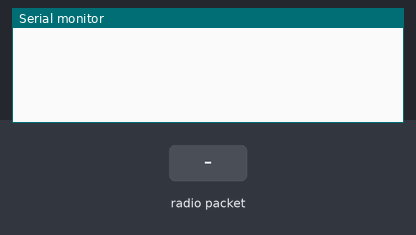
Simulated run of this sketch. Board: ESP32. Parts: the last lines printed to the serial monitor. The test bench sets the inputs (shaded band). No radio packets arrive unless stated.

Above: at 1.2 s.
1.3 s: radio packet "1" arrives
At 1.7 s:
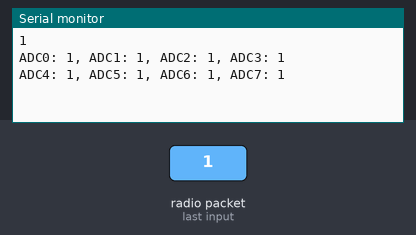
2.8 s: radio packet "0" arrives
At 4.0 s:
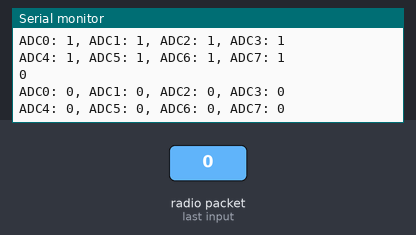
4.3 s: radio packet "2" arrives
At 5.2 s:
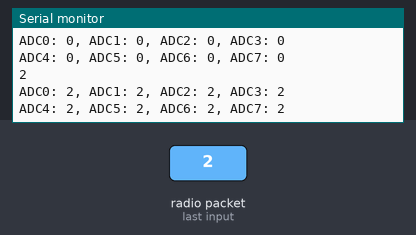
Timing chart, 0 to 7.3 s (numbered marks = the images above; inputs shaded):
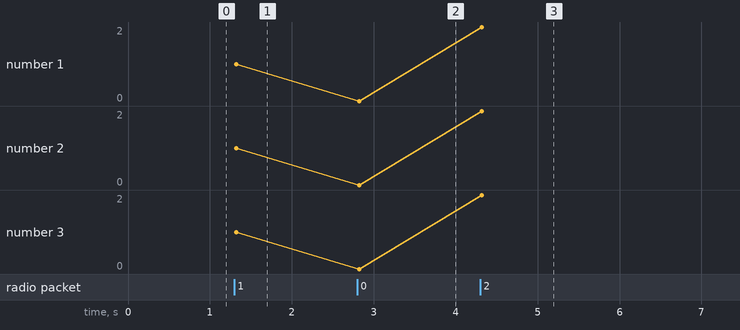

Measured:
- after the input at 1.3 s, the serial monitor: prints a new line at once (image 1)
- after the input at 2.8 s, the serial monitor: prints a new line at once (image 2)
- after the input at 4.3 s, the serial monitor: prints a new line at once (image 3)

The sketch:

gateway_rx.ino
```cpp
#include "SPI.h"              // include libraries
#include "LoRa.h"

const long frequency = 915E6;  // LoRa Frequency

const int csPin = 17;          // LoRa radio chip select
const int resetPin = 16;        // LoRa radio reset
const int irqPin = 27;        // change for your board; must be a hardware interrupt pin

String message, buf_message;
int lenId;
int lenAdc0,lenAdc1,lenAdc2,lenAdc3;
int lenAdc4,lenAdc5,lenAdc6,lenAdc7;

String id, bufId;
String strADC0,strADC1, strADC2,strADC3;
String strADC4,strADC5, strADC6,strADC7;

double startMikros, stopMikros, durMikros;

void setup() {
  Serial.begin(115200);                   // initialize serial
  while (!Serial);
  LoRa.setPins(csPin, resetPin, irqPin);
  if (!LoRa.begin(frequency)) {
    Serial.println("LoRa init failed. Check your connections.");
    while (true);                       // if failed, do nothing
  }

  //Serial.println("LoRa init succeeded.");
  LoRa.onReceive(onReceive);
  LoRa_rxMode();

}

void loop() {
  if( id != bufId){
	//LoRa_txMode(); //active if will process more time here
    Serial.println(message);
    Serial.print("ADC0: ");Serial.print(strADC0);Serial.print(", ADC1: ");Serial.print(strADC1);
    Serial.print(", ADC2: ");Serial.print(strADC2);Serial.print(", ADC3: ");Serial.println(strADC3);
    Serial.print("ADC4: ");Serial.print(strADC4);Serial.print(", ADC5: ");Serial.print(strADC5);
    Serial.print(", ADC6: ");Serial.print(strADC6);Serial.print(", ADC7: ");Serial.println(strADC7);
    Serial.println();
    bufId = id;
	//LoRa_rxMode(); //active if will process more time here
  }
}

void LoRa_rxMode(){
  LoRa.disableInvertIQ();               // normal mode
  LoRa.receive();                       // set receive mode
}

void LoRa_txMode(){
  LoRa.idle();                          // set standby mode
  LoRa.enableInvertIQ();                // active invert I and Q signals
}

void onReceive(int packetSize) {
  startMikros = micros();
  stopMikros = startMikros;
  while (LoRa.available()) {
    buf_message += (char)LoRa.read();
  }
  message = buf_message; buf_message = "";

  parse_message();
  stopMikros = micros();
  durMikros = stopMikros-startMikros;
  durMikros = durMikros/1000000L;
  //Serial.print("duration: ");
  //Serial.print(durMikros,5);
  //Serial.println(" Second");
}

void LoRa_sendMessage(String _replay) {
  LoRa_txMode();                        // set tx mode
  Serial.println("send id");
  LoRa.beginPacket();                   // start packet
  LoRa.print(_replay);                  // add payload
  LoRa.endPacket();                     // finish packet and send it
  LoRa_rxMode();                        // set rx mode
}

void parse_message(){
  lenId = message.indexOf('?');
  lenAdc0 = message.indexOf('!');
  lenAdc1 = message.indexOf('@');
  lenAdc2 = message.indexOf('#');
  lenAdc3 = message.indexOf('$');

  lenAdc4 = message.indexOf('%');
  lenAdc5 = message.indexOf('^');
  lenAdc6 = message.indexOf('&');
  lenAdc7 = message.indexOf('*');

  id = message.substring(0, lenId);
  strADC0 = message.substring(lenId+1, lenAdc0);
  strADC1 = message.substring(lenAdc0+1, lenAdc1);
  strADC2 = message.substring(lenAdc1+1, lenAdc2);
  strADC3 = message.substring(lenAdc2+1, lenAdc3);

  strADC4 = message.substring(lenAdc3+1, lenAdc4);
  strADC5 = message.substring(lenAdc4+1, lenAdc5);
  strADC6 = message.substring(lenAdc5+1, lenAdc6);
  strADC7 = message.substring(lenAdc6+1, lenAdc7);

  //Serial.print("id: ");
  //Serial.println(id);

  //Serial.println(message);

  /*Serial.print("ADC0: ");Serial.print(strADC0);Serial.print(", ADC1: ");Serial.print(strADC1);
  Serial.print(", ADC2: ");Serial.print(strADC2);Serial.print(", ADC3: ");Serial.println(strADC3);
  Serial.print("ADC4: ");Serial.print(strADC4);Serial.print(", ADC5: ");Serial.print(strADC5);
  Serial.print(", ADC6: ");Serial.print(strADC6);Serial.print(", ADC7: ");Serial.println(strADC7);
  */
}
```
